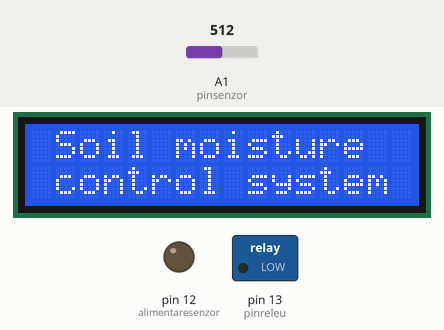
The sketch below on a simulated Arduino Uno, built with avr-gcc and run on an emulated ATmega328P. Shown: 16×2 character LCD, switched loads named in the sketch (green lamp = pin HIGH), output pins drawn as LEDs (lit = HIGH). The test bench sets the inputs (shaded band); at power-on: A1 (pinsenzor) = 512.

Above: at 0.1 s.
At 3.1 s:
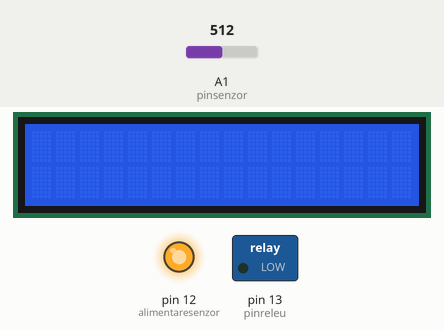
At 19.2 s:
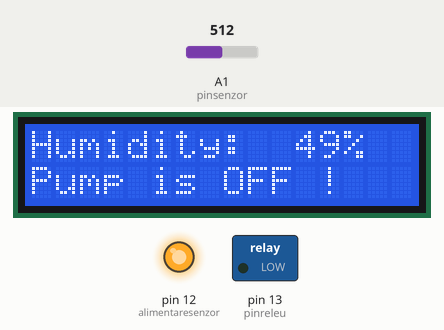
At 20.2 s:
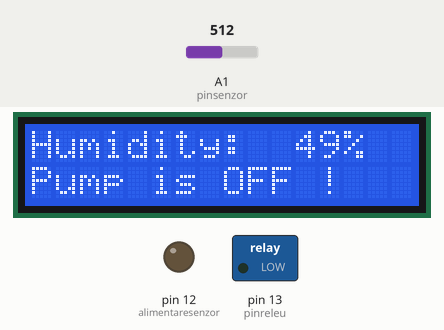
Timing chart, 0 to 117.8 s (numbered marks = the images above):
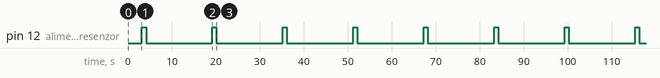

The sketch:

lcd1602_i2c_soilhumidity_ver1.ino
```cpp
// sketch writed by niq_ro (Nicu FLORICA), Craiova, 22.06.2016
// version for control soil humidity (moisture) uding reley for water pump
// http://www.tehnic.go.ro
// http://nicuflorica.blogspot.ro/
// http://arduinotehniq.blogspot.com/
// http://www.arduinotehniq.com/


#include <Wire.h>
#include <LiquidCrystal_I2C.h>

// Set the LCD address to 0x27 for a 16 chars and 2 line display
LiquidCrystal_I2C lcd(0x27, 16, 2);

int citiredate;
int procentumiditate;
#define pinsenzor A1             // pin for sensor
#define alimentaresenzor 12      // pin for power sensor
#define pinreleu 13              // pin for relay
byte pragudare;                  // threshold for begin wattering (0..100%)
unsigned long pauzamare;         // time between reading (in ms) when soil is wet
unsigned int pauzamica;          // time between reading (in ms) when soil is dry

void setup()
{
pinMode(alimentaresenzor, OUTPUT); // digital pin is now output for power the sensor
pinMode(pinreleu, OUTPUT);         // digital pin is now output for control relay

digitalWrite(alimentaresenzor, LOW); // power sensor is off
digitalWrite(pinreleu, LOW);         // reley is off

// initialize the LCD
lcd.begin();

// Turn on the blacklight and print a message.
lcd.backlight();

lcd.setCursor(1, 0);
lcd.print("Soil moisture");
lcd.setCursor(1, 1);
lcd.print("control system");
delay(3000);
lcd.clear();

pragudare = 25;        // threshold for begin wattering process % (25%)
//pauzamare = 300000;    // time in ms (300000 -> 300sec -> 5 minute)
pauzamare = 10000;
pauzamica = 5000;      // timp in ms (5000 -> 5sec)
}

void loop()
{
digitalWrite(alimentaresenzor, HIGH); // sensor is powered
delay(1000);

citiredate = analogRead(pinsenzor);
procentumiditate = map(citiredate, 1023,0,0,100);
digitalWrite(alimentaresenzor, LOW); // sensor is disconnect from power system


lcd.setCursor(0, 0);
lcd.print("Humidity: ");
if (procentumiditate < 100) lcd.print(" ");
if (procentumiditate < 10) lcd.print(" ");
lcd.print(procentumiditate);
lcd.print("%");

if (procentumiditate < pragudare) // if soil is too dry
{
digitalWrite(pinreleu, HIGH);     // relay is powered for begin the watering
lcd.setCursor(0, 1);
lcd.print("Pump is ON !  ");
}
else                              // if soil is wet
{
digitalWrite(pinreleu, LOW);      // relay is off (wattering pump is off)
lcd.setCursor(0, 1);
lcd.print("Pump is OFF ! ");
delay(pauzamare);                 // time between reading is more than usual (when pump is on)
}

delay(pauzamica);
}
```

Measured:
- by itself, pin 12 (alimentaresenzor): alternates HIGH for 1.0 s and LOW for 15.0 s
- what the display in image 1 shows lasts 1.0 s, from 3.1 s to 4.1 s
